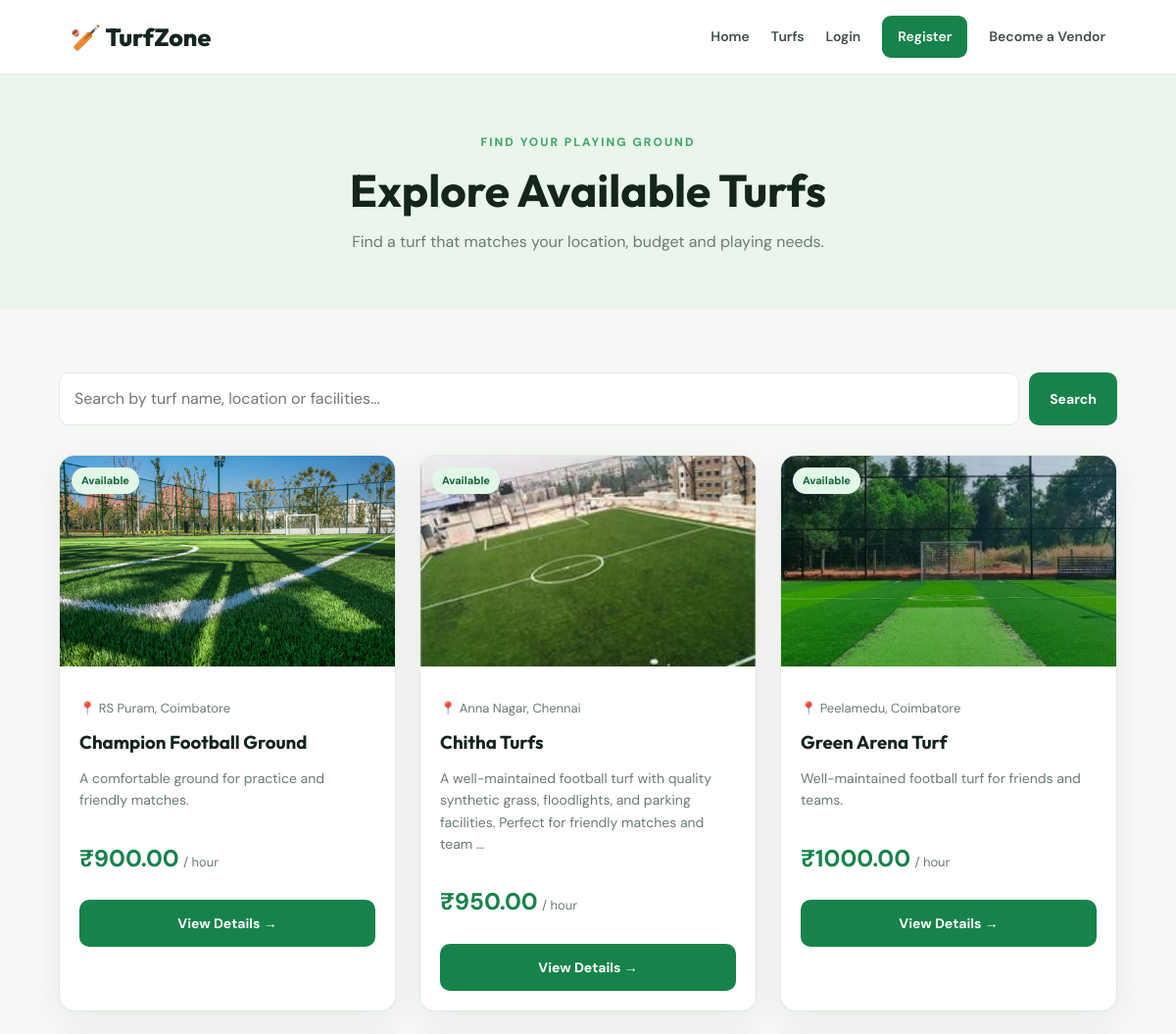
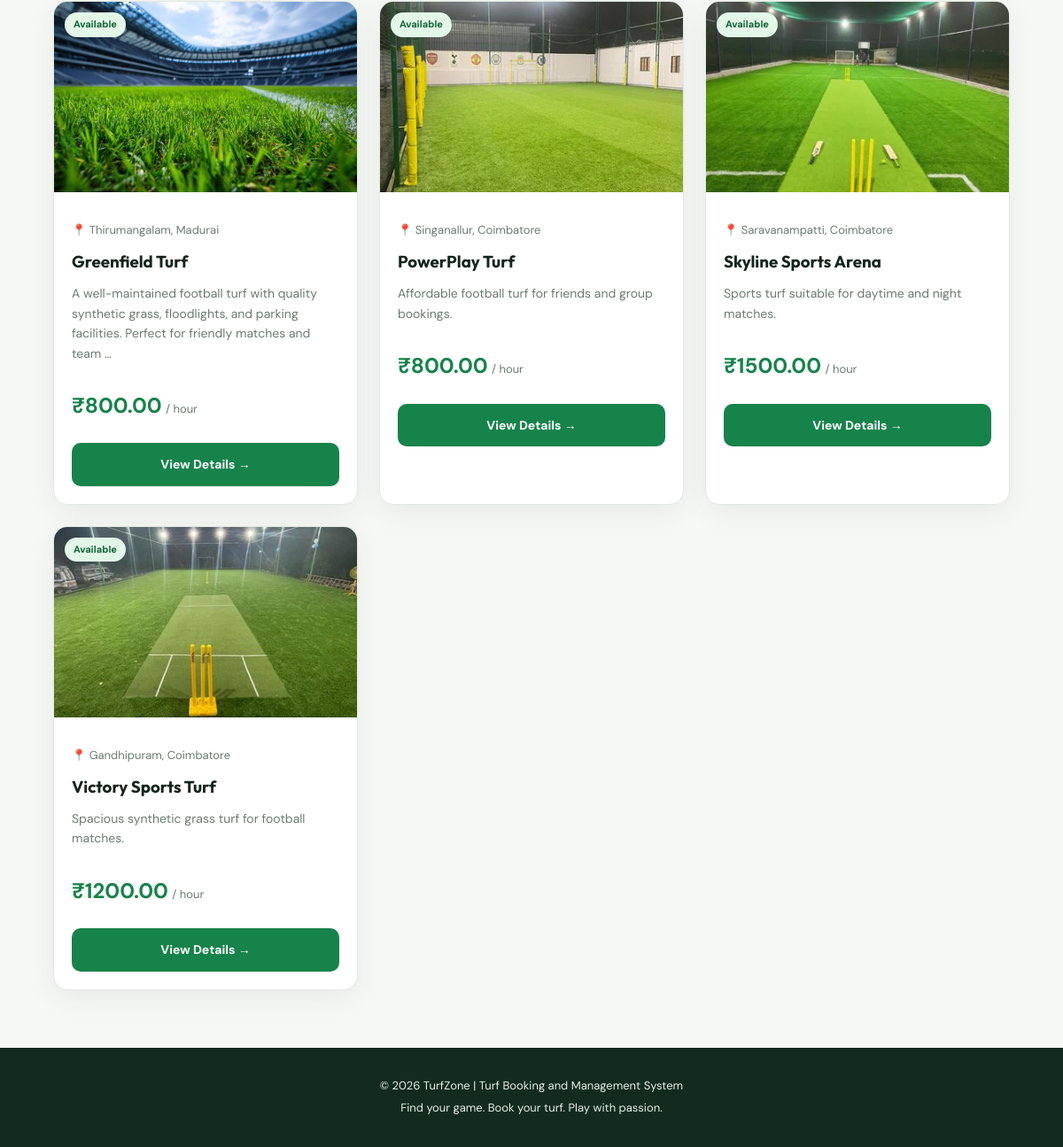
Page /turfs/ on the committed database (2 pictures, top to bottom).
### turfs/models.py (models this page shows, shortened)
class Turf(models.Model):
    vendor = models.ForeignKey(
        settings.AUTH_USER_MODEL,
        on_delete=models.CASCADE,
        related_name="turfs",
    )
    name = models.CharField(max_length=150)
    location = models.CharField(max_length=255)
    description = models.TextField()
    price_per_hour = models.DecimalField(
        max_digits=10,
        decimal_places=2,
    )
    facilities = models.TextField(blank=True)
    opening_time = models.TimeField()
    closing_time = models.TimeField()
    image = models.ImageField(
        upload_to="turfs/",
        blank=True,
        null=True,
    )
    is_available = models.BooleanField(default=True)
    created_at = models.DateTimeField(auto_now_add=True)
    class Meta:
        ordering = ["name"]

### turfs/views.py (the view)
# urls.py: path("", views.turf_list, name="turf_list"),
def turf_list(request):
    turfs = Turf.objects.filter(is_available=True)
    query = request.GET.get("q", "").strip()
    if query:
        turfs = turfs.filter(
            Q(name__icontains=query) |
            Q(location__icontains=query) |
            Q(facilities__icontains=query)
        )
    paginator = Paginator(turfs, 9)
    page_obj = paginator.get_page(request.GET.get("page"))
    return render(request, "turfs/turf_list.html", {
        "page_obj": page_obj,
        "query": query,
    })

### templates/turfs/turf_list.html (shortened to what this page needs)
{% extends 'base.html' %}
{% block content %}
<section class="page-banner">
    <span class="eyebrow">FIND YOUR PLAYING GROUND</span>
    <h1>Explore Available Turfs</h1>
    <p>Find a turf that matches your location, budget and playing needs.</p>
</section>
<section class="section">
    <form method="get" class="search-form">
        <input type="search" name="q" value="{{ query }}" placeholder="Search by turf name, location or facilities...">
        <button type="submit" class="btn btn-primary">Search</button>
    </form>
    {% if page_obj.object_list %}
        <div class="turf-grid">
            {% for turf in page_obj %}
                <article class="turf-card">
                    <a href="{% url 'turf_detail' pk=turf.pk %}" class="turf-image">
                        {% if turf.image %}
                            <img src="{{ turf.image.url }}" alt="{{ turf.name }}">
                        {% else %}
                            <div class="image-placeholder">⚽</div>
                        {% endif %}
                        <span class="available-badge">Available</span>
                    </a>
                    <div class="turf-card-body">
                        <p class="turf-location">📍 {{ turf.location }}</p>
                        <h3><a href="{% url 'turf_detail' pk=turf.pk %}">{{ turf.name }}</a></h3>
                        <p class="turf-description">{{ turf.description|truncatewords:18 }}</p>
                        <div class="turf-price">
                            <strong>₹{{ turf.price_per_hour }}</strong>
                            <span>/ hour</span>
                        </div>
                        <a href="{% url 'turf_detail' pk=turf.pk %}" class="btn btn-primary btn-full">View Details →</a>
                    </div>
                </article>
            {% endfor %}
        </div>
    {% endif %}
</section>
{% endblock %}

### static/css/style.css (style rules this page uses)
:root { --primary: #16834a; --primary-dark: #0d6337; --primary-light: #e8f6ed; --dark: #14251c; --muted: #6b7b71; --background: #f6f8f5; --white: #ffffff; --border: #e1e9e2; --danger: #d94141; --radius: 16px; --shadow: 0 8px 30px rgba(24, 57, 35, 0.07); }
* { box-sizing: border-box; }
body { margin: 0; background: var(--background); color: var(--dark); font-family: 'DM Sans', sans-serif; line-height: 1.6; }
h1, h2, h3, h4 { font-family: 'Outfit', sans-serif; line-height: 1.2; }
a { color: var(--primary); text-decoration: none; }
button, input, select, textarea { font: inherit; }
button, .btn { cursor: pointer; }
.eyebrow { display: inline-block; color: #40a76b; font-size: 12px; font-weight: 800; letter-spacing: 2px; margin-bottom: 12px; }
.btn { display: inline-flex; justify-content: center; align-items: center; gap: 8px; border: 1px solid transparent; border-radius: 10px; padding: 12px 20px; font-size: 14px; font-weight: 700; transition: .2s ease; }
.btn-primary { background: var(--primary); color: white; }
.btn-full { width: 100%; margin-top: 8px; }
.section { width: min(1180px, 90%); margin: 0 auto; padding: 65px 0; }
.page-banner { padding: 55px 5%; text-align: center; background: #eaf5ec; }
.page-banner h1 { font-size: clamp(32px, 4vw, 46px); margin: 0 0 12px; }
.page-banner p { color: var(--muted); margin: 0; }
.search-form { display: flex; gap: 10px; margin-bottom: 30px; }
.search-form input { flex: 1; min-width: 0; padding: 13px 15px; border: 1px solid var(--border); border-radius: 10px; background: white; }
.turf-grid { display: grid; grid-template-columns: repeat(3, minmax(0, 1fr)); gap: 24px; }
.turf-card { overflow: hidden; border: 1px solid var(--border); border-radius: var(--radius); background: white; box-shadow: var(--shadow); }
.turf-image { display: block; height: 215px; position: relative; background: #e5efe7; }
.turf-image img, .detail-image img { width: 100%; height: 100%; object-fit: cover; }
.available-badge { display: inline-block; padding: 5px 10px; border-radius: 30px; color: #17683a; background: #e2f7e8; font-size: 11px; font-weight: 800; }
.turf-image .available-badge { position: absolute; top: 12px; left: 12px; }
.turf-card-body { padding: 20px; }
.turf-location, .detail-location { color: var(--muted); font-size: 13px; }
.turf-card h3 { margin: 8px 0; }
.turf-card h3 a { color: var(--dark); }
.turf-description { color: var(--muted); font-size: 14px; min-height: 44px; }
.turf-price { padding: 15px 0; }
.turf-price strong { font-size: 24px; color: var(--primary); }
.turf-price span { color: var(--muted); font-size: 13px; }

### rows in the picture
Turf: image (picture), location "RS Puram, Coimbatore", name "Champion Football Ground", description "A comfortable ground for practice and friendly matches.", price_per_hour "900.00"
Turf: image (picture), location "Anna Nagar, Chennai", name "Chitha Turfs", description "A well-maintained football turf with quality synthetic grass, floodlights, and parking facilities. Perfect for friendly matches and team …", price_per_hour "950.00"
Turf: image (picture), location "Peelamedu, Coimbatore", name "Green Arena Turf", description "Well-maintained football turf for friends and teams.", price_per_hour "1000.00"
Turf: image (picture), location "Thirumangalam, Madurai", name "Greenfield Turf", description "A well-maintained football turf with quality synthetic grass, floodlights, and parking facilities. Perfect for friendly matches and team …", price_per_hour "800.00"
Turf: image (picture), location "Singanallur, Coimbatore", name "PowerPlay Turf", description "Affordable football turf for friends and group bookings.", price_per_hour "800.00"
Turf: image (picture), location "Saravanampatti, Coimbatore", name "Skyline Sports Arena", description "Sports turf suitable for daytime and night matches.", price_per_hour "1500.00"
Turf: image (picture), location "Gandhipuram, Coimbatore", name "Victory Sports Turf", description "Spacious synthetic grass turf for football matches.", price_per_hour "1200.00"
